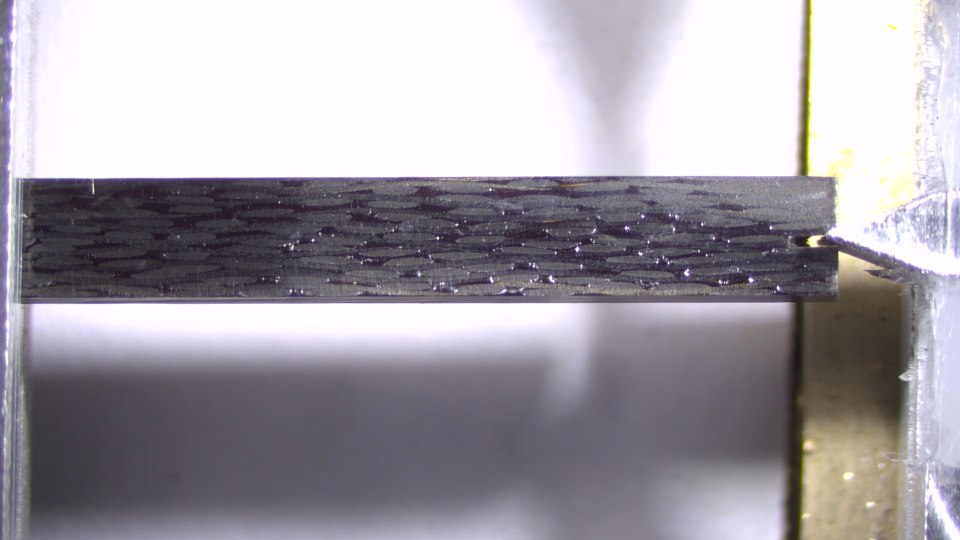
%> input picture Healed/DCB04A_frame_00000.jpg, 1920 x 1080 px (shown at 1/2 size); its folder holds only this picture in this run
$ octave autocorr.m   (GNU Octave 9; MATLAB toolbox functions it lacks are replaced by stand-ins)
%> lines starting %> are read from the running program, lines starting %| are printed output that depends on the picture
clear all; close all; clc
%set dic images
%===========================

%% images


imagepath = strcat('../Healed')
imagefiles = dir(fullfile(imagepath,'*.jpg'));% .bmp or .tif
imagefiles = {imagefiles.name}';
images = strcat(imagepath,filesep,imagefiles);

%%
% Computes autocorrelation of a 2D matrix.
%
% The autocorrelation si the correlation of a signal with a delayed copy of
% itself.
% This gives us a measure of "quality" of our speckle:
% A good speckle should give us an autocorrelation length of ~5 pixels

filename = images{1};

% initial fiugre
img = imread(filename);
%> img is the input picture: size 1080x1920x3 uint8; mean R, G, B 162.8, 158.7, 166
img = rgb2gray(img);
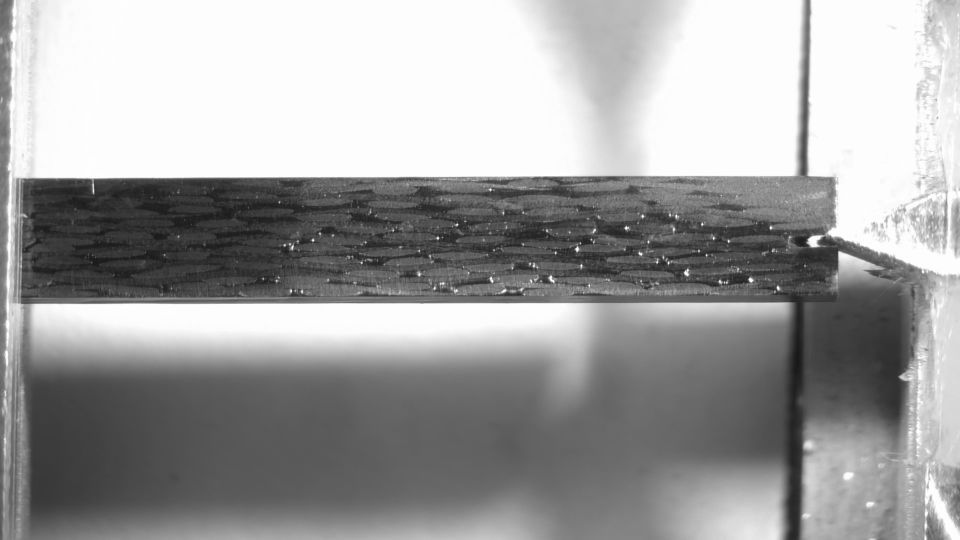
%> img: size 1080x1920 uint8 (shown at 1/2 size); min 21, max 255, mean 160.8
[nbx,nby]=size(img);
%> nbx = 1080; nby = 1920

x1 = 360;
y1 = 50;
x2 = 600;
y2 = 1680;

crop.x1=x1;
crop.x2=x2;
crop.y1=y1;
crop.y2=y2;

fig = figure
ttl=split(pwd,'/');
ttl=strrep(ttl{end},'_',' ');

subplot(2,2,[1,2])
title({ttl,'reference figure with ROI'})
hold on
imagesc(img)
plot([y1,y2,y2,y1,y1],[x1,x1,x2,x2,x1])

daspect([1,1,1])
colormap(gca,'gray')
xlim([0, nby])
ylim([0, nbx])
hold off
img = img(x1:x2,y1:y2);
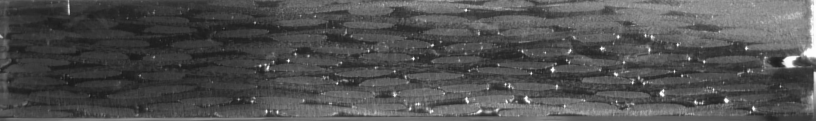
%> img: size 241x1631 uint8 (shown at 1/2 size); min 21, max 255, mean 80.3
caxis([0,2^8])

% autocorrelation
subplot(2,2,3)
hold on
title('autocorrelation')
[ny,nx]=size(img);
%> ny = 241; nx = 1631
x=linspace(0,nx,nx)-nx/2;
%> x = 1631 values from -815.5 to 815.5
y=linspace(0,ny,ny)-ny/2;
%> y = 241 values from -120.5 to 120.5
imagesc('XData',x,'YData',y,'CData',autocorrr(img))
colormap(gca,'Parula')
xlim([-20, 20])
ylim([-20, 20])
hold off

% histogram
subplot(2,2,4)
hold on
title('histogram of graylevels')
imgflat = reshape(img,1,[]);
hist(single(imgflat),1000)%2^12)
xlim([0,2^8]);
hold off

min(imgflat)
max(imgflat)

saveas(fig,'DIC_images_ref.png');

save('DIC_images.mat','crop','images')


function [R]=autocorrr(im)
Fr = fft2(im);
S = Fr.*conj(Fr);
R = ifft2(S);
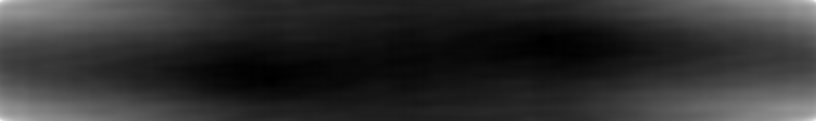
%> R: size 241x1631 double (shown at 1/2 size); min 2433467860, max 2.97e+09, mean 2.53e+09; drawn with min black and max white
R = fftshift(R);
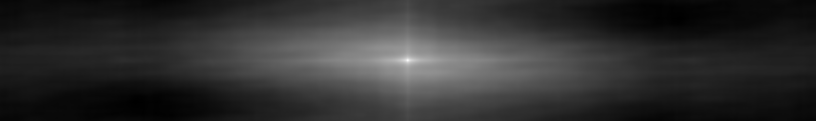
%> R: size 241x1631 double (shown at 1/2 size); min 2433467860, max 2.97e+09, mean 2.53e+09; mean of the top-left, top-right, bottom-left and bottom-right quarters 2.54e+09, 2.52e+09, 2.52e+09, 2.55e+09; drawn with min black and max white
%> `xlim([0,2^8]);`:
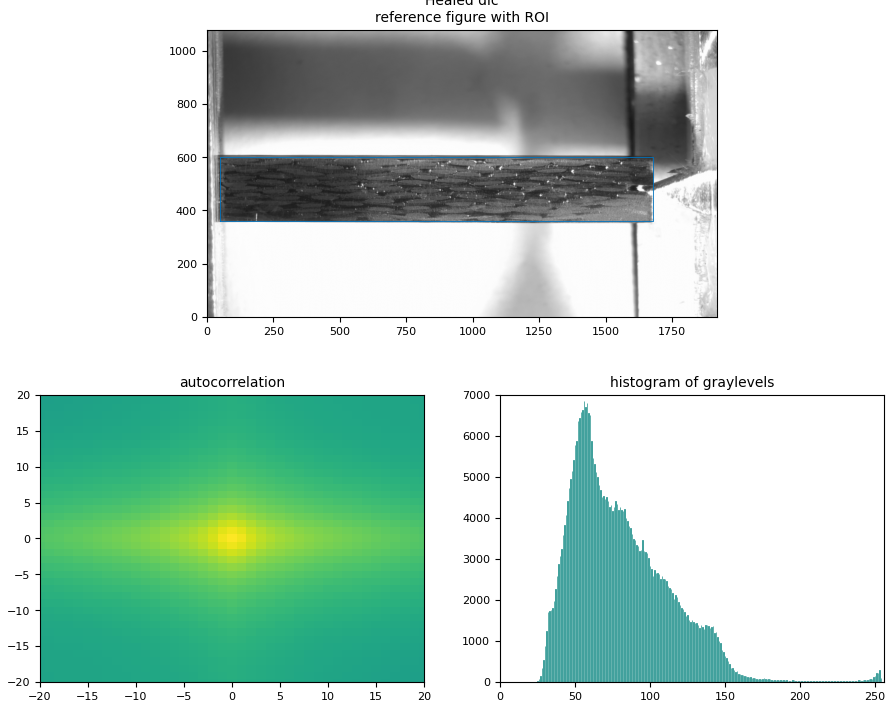
%> figure redrawn from the program's plot data, 3 panels
%> `min(imgflat)`: ans = 21
%> `max(imgflat)`: ans = 255
R = real(R);

end
